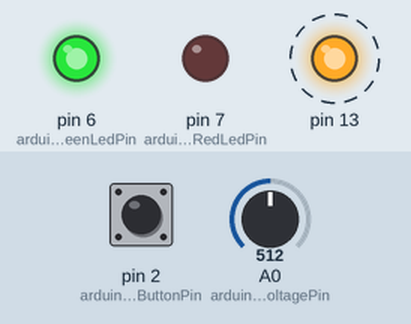
The sketch below on a simulated Arduino Uno, built with avr-gcc and run on an emulated ATmega328P. On the bench: output pins drawn as LEDs (lit = HIGH). Dashed ring = blinking. The test bench sets the inputs (shaded band); at power-on: A0 (arduinoPowerVoltagePin) = 512, pin 2 (arduinoPowerButtonPin) LOW. Pins used as bus, display or sensor lines are not drawn.

Above: at 3.12 s.
4.3 s: A0 (arduinoPowerVoltagePin) set to 776
7.8 s: A0 (arduinoPowerVoltagePin) set to 810
At 9.0 s:
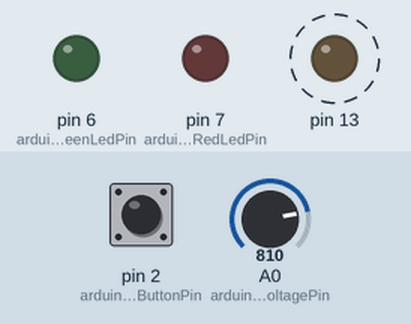
12.3 s: A0 (arduinoPowerVoltagePin) set to 835
At 14.0 s:
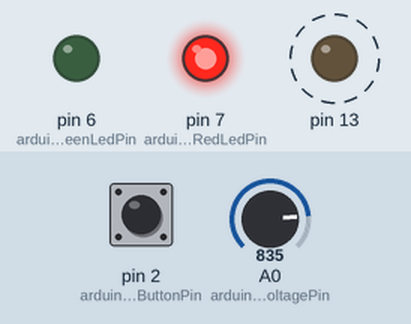
16.8 s: A0 (arduinoPowerVoltagePin) set to 716
At 19.0 s:
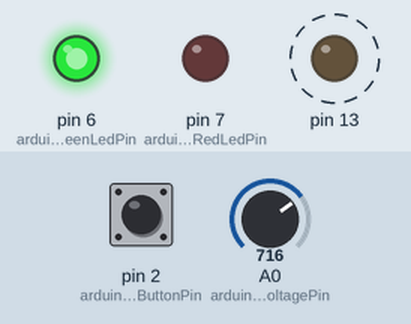
21.3 s: A0 (arduinoPowerVoltagePin) set to 900
At 21.87 s:
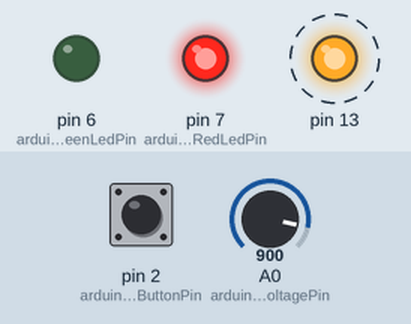
Timing chart, 0 to 26.8 s (numbered marks = the images above; inputs shaded):
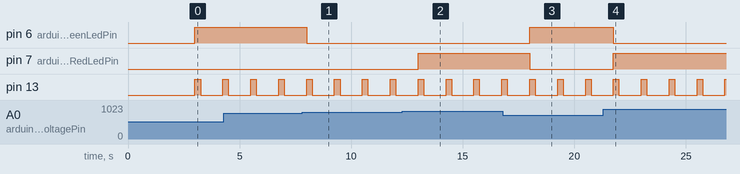

Measured:
- the behaviour switches between 793 and 794 on A0 (arduinoPowerVoltagePin) (found by bisection; images 0 and 1)
- the behaviour switches between 819 and 820 on A0 (arduinoPowerVoltagePin) (found by bisection; images 1 and 2)
- after the input at 7.8 s, pin 6 (arduinoPowerGreenLedPin): HIGH → LOW after 0.20 s
- after the input at 12.3 s, pin 7 (arduinoPowerRedLedPin): LOW → HIGH after 0.70 s
- after the input at 16.8 s, pin 6 (arduinoPowerGreenLedPin): LOW → HIGH after 1.2 s; pin 7 (arduinoPowerRedLedPin): HIGH → LOW after 1.2 s
- after the input at 21.3 s, pin 6 (arduinoPowerGreenLedPin): HIGH → LOW after 0.45 s; pin 7 (arduinoPowerRedLedPin): LOW → HIGH after 0.45 s
- by itself, pin 13: alternates HIGH for 0.25 s and LOW for 1.0 s

The sketch:

arduino_2_voltage_led.ino
```cpp
// (licence header left out)
// Global variables for Arduino Power
const int arduinoPowerEnablePin   = 8;
const int arduinoPowerButtonPin   = 2;
const int arduinoPowerGreenLedPin = 6;
const int arduinoPowerRedLedPin   = 7;

const int arduinoPowerVoltagePin  = A0;

float arduinoPowerVoltage = 0.0;


// Note the volatile type - used to read the button state (not used here)
volatile int arduinoPowerButtonState = 0;

void arduinoPowerSetup() {

  // Setup the pins
  pinMode(arduinoPowerRedLedPin, OUTPUT);
  pinMode(arduinoPowerGreenLedPin, OUTPUT);

  pinMode(arduinoPowerButtonPin, INPUT);
  pinMode(arduinoPowerEnablePin, OUTPUT);

  // On Arduino boot, set the Enable Pin high - this keeps the PowerBoost On
  digitalWrite(arduinoPowerEnablePin, HIGH);

  // need to delay for three seconds to allow the Arduino to 'boot'
  // before attaching the interrupt
  delay(3000);

  // Attach an interrupt to the ISR vector
  // pin 2 is linked to Interrupt 0 (INT0)
  attachInterrupt(0, arduinoPowerInterrupt, RISING);
}

void arduinoPowerInterrupt() {
  // shutdown the PowerBoost when the button is pressed while Arduino
  // is running - this only works when the button is released...
  // This is because the power ON circuit is also activated when the button is down
    digitalWrite(arduinoPowerEnablePin, LOW);
}

// Set an RGB LED - this version assumes a common anode
void arduinoPowerLed(String color) {
  if(color == "red") {
    digitalWrite(arduinoPowerGreenLedPin, HIGH);
    digitalWrite(arduinoPowerRedLedPin,   LOW);
  } else if(color == "yellow") {
    digitalWrite(arduinoPowerGreenLedPin, LOW);
    digitalWrite(arduinoPowerRedLedPin,   LOW);
  } else if(color == "green") {
    digitalWrite(arduinoPowerGreenLedPin, LOW);
    digitalWrite(arduinoPowerRedLedPin,   HIGH);
  } else {
    // turn the LED off
    digitalWrite(arduinoPowerGreenLedPin, HIGH);
    digitalWrite(arduinoPowerRedLedPin,   HIGH);
  }
}

void arduinoPowerMonitor() {

  float maxVoltage = 4.25;
  float minVoltage = 3.75;

  arduinoPowerVoltage = float(analogRead(arduinoPowerVoltagePin)) / 1024.0 * 5.0;

  float fractionalVoltage = (arduinoPowerVoltage - minVoltage) / (maxVoltage - minVoltage);

  if(fractionalVoltage > 1.0) {
    fractionalVoltage = 1.0;
  } else if(fractionalVoltage < 0.0) {
    fractionalVoltage = 0.0;
  }

  // Modify the cutoff values to suit
  if (fractionalVoltage > 0.5) {
    arduinoPowerLed("green");
  } else if (fractionalVoltage > 0.25) {
    arduinoPowerLed("yellow");
  } else {
    arduinoPowerLed("red");
  }
}


// Regular Arduino setup() and loop() functions

void setup() {

  arduinoPowerSetup();

  // Add any other setup here
  // In this example pin 13 is set as an output
  // this has an on-board LED attached
  pinMode(13, OUTPUT);
}


void loop() {
  // Monitor the power status
  arduinoPowerMonitor();

  // Flash the on-board LED attached to Pin 13 just to show some activity
  digitalWrite(13, HIGH);
  delay(250);
  digitalWrite(13, LOW);

  // Delay 1 second
  delay(1000);
}
```
